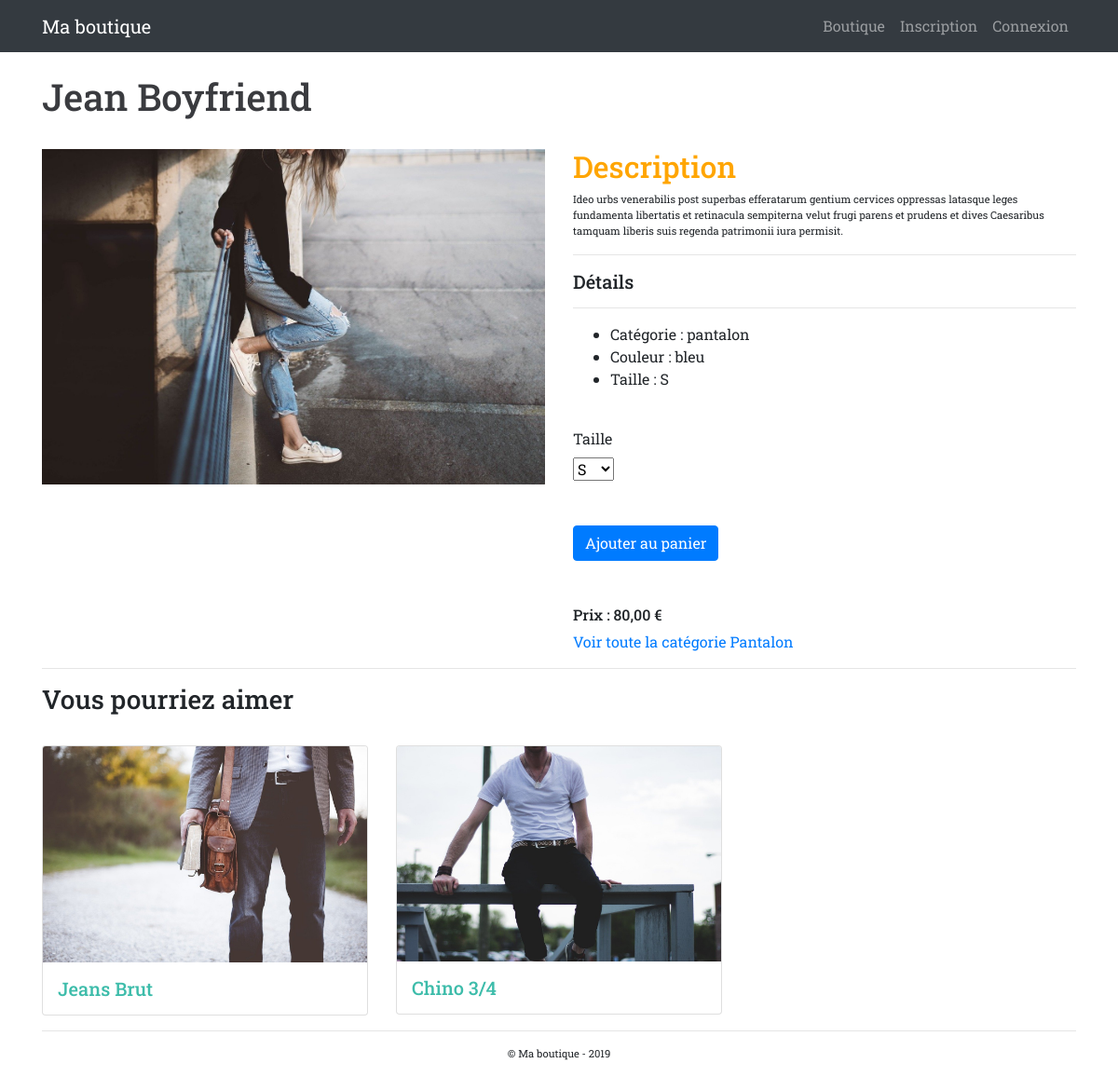
The page /fiche_produit.php?id_produit=16 on the database its author committed.
### tables this page shows
CREATE TABLE `produit` (
  `id_produit` int(3) NOT NULL,
  `reference` varchar(20) NOT NULL,
  `categorie` varchar(20) NOT NULL,
  `titre` varchar(100) NOT NULL,
  `description` text NOT NULL,
  `couleur` varchar(20) NOT NULL,
  `taille` varchar(5) NOT NULL,
  `public` enum('m','f','mixte') NOT NULL,
  `photo` varchar(250) NOT NULL,
  `prix` int(3) NOT NULL,
  `stock` int(3) NOT NULL
);

### inc/functions.php (called while the page is built, shortened)
<?php
    function executeRequete($requete, $param = array()) {
        if(!empty($param)) {
            foreach ($param as $indice => $valeur) {
                $param[$indice] = htmlspecialchars($valeur);
            }
        }
        global $pdo;
        $resultat = $pdo->prepare($requete);
        $succes = $resultat->execute($param);
        if ($succes) {
            return $resultat;
        } else {
            return false;
        }
    }
?>

### fiche_produit.php (the view, shortened to what this page needs)
<?php
$suggestion = '';
if (isset($_GET['id_produit'])) {
    $resultat = executeRequete("SELECT * FROM produit WHERE id_produit = :id_produit", array(':id_produit' => $_GET['id_produit']));
    $produit = $resultat->fetch(PDO::FETCH_ASSOC);
    extract($produit);
    } else {
            header('location:index.php');
            exit();
    }
    $resultat = executeRequete("SELECT id_produit, public, photo, titre FROM produit WHERE categorie = :categorie AND id_produit != :id_produit ORDER BY RAND() LIMIT 2", array(':categorie' => $categorie, ':id_produit' => $id_produit));
    while ($crossSell = $resultat->fetch(PDO::FETCH_ASSOC)) {
        $suggestion .= '<div class="col-sm-4">';
            $suggestion .= '<div class="card mt-4">';
                $suggestion .= '<a href="fiche_produit.php?id_produit='. $crossSell['id_produit'].'"><img src=" ' . $crossSell['photo'] . ' " alt=" ' . $crossSell['titre'] . ' " class="card-img-top"></a>';
                if ($crossSell['public'] == 'm') {
                    $suggestion .= '<h5 class="m-3 man">' . $crossSell['titre'] . '</h5>';
                } elseif ($crossSell['public'] == 'f') {
                    $suggestion .= '<h5 class="m-3 woman">' . $crossSell['titre'] . '</h5>';
                } else {
                    $suggestion .= '<h5 class="m-3 mixte">' . $crossSell['titre'] . '</h5>';
                }
            $suggestion .= '</div>';
    $suggestion .= '</div>';
    }
require_once 'inc/header.php';?>
<div class="row">
    <div class="col-12 titre mt-4">
        <h1><?php echo ucfirst($titre); ?></h1>
    </div>
    <div class="col-md-6 mt-4">
        <img src="<?php echo $photo; ?>" alt="<?php echo $titre; ?>" class="img-fluid">
    </div>
    <div class="col-md-6 mt-4">
        <h2>Description</h2>
        <p><?php echo $description; ?></p>
        <hr><h5>Détails</h5><hr>
        <ul>
            <li>Catégorie : <?php echo $categorie; ?></li>
            <li>Couleur : <?php echo $couleur; ?></li>
            <li>Taille : <?php echo $taille; ?></li>
        </ul>
        <label class="mt-4 mb-2">Taille</label><br>
        <select name="taille">
            <option>S</option>
        </select><br>
        <form id="btn" action="panier.php?taille=<?php echo $taille ?>" method="post" class="mt-4">
            <button class="btn btn-primary mt-4" type="submit">Ajouter au panier</button>
        </form>
        <h6>Prix : <?php echo number_format($prix, 2, ',', ''); ?> €</h6>
        <a href="index.php?categorie=<?php echo $categorie ?>">Voir toute la catégorie <?php echo ucfirst($categorie) ?></a>
    </div>
</div>
<hr>
<div class="row">
    <div class="col-12">
        <h3>Vous pourriez aimer</h3>
    </div>
    <?php echo $suggestion?>
</div>
<?php require_once 'inc/footer.php';?>

### inc/header.php (style rules this page uses)
body { font-family: 'Roboto Slab', serif; }
h1 { color: #3A3B3F; }
h2 { color: orange; }
form, .profil { -webkit-box-shadow: 0px 0px 10px 0px rgba(179,179,179,0.6); -moz-box-shadow: 0px 0px 10px 0px rgba(179,179,179,0.6); box-shadow: 0px 0px 10px 0px rgba(179,179,179,0.6); }
#btn { box-shadow: none; }
::placeholder { text-align: center; }
label { margin-bottom: 0rem; }
h6 { margin-top: 3rem; }
p { font-size : 0.7rem; }
.man { color: #3DBCAA; }

### rows shown on the page
produit: titre "Jean Boyfriend", photo (picture), description "Ideo urbs venerabilis post superbas efferatarum gentium cervices oppressas latasque leges fundamenta libertatis et retinacula sempiterna velut frugi parens et prudens et dives Caesaribus tamquam liberis suis regenda patrimonii iura permisit.", categorie "pantalon", couleur "bleu", taille "S", prix "80,00", categorie "Pantalon"
produit: photo (picture), titre "Jeans Brut"
produit: photo (picture), titre "Chino 3/4"
